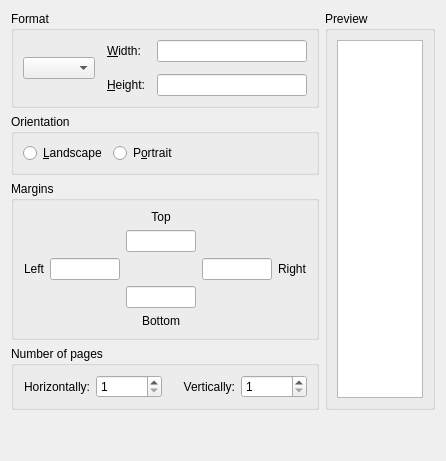
     <widget class="QWidget" name="tab1">
      <attribute name="title">
       <string>&amp;Paper</string>
      </attribute>
      <layout class="QVBoxLayout">
       <item>
        <layout class="QHBoxLayout" name="tab1Layout">
         <item>
          <layout class="QVBoxLayout" name="paperOptionsLayout">
           <item>
            <widget class="QGroupBox" name="formatGroupBox">
             <property name="title">
              <string>Format</string>
             </property>
             <layout class="QVBoxLayout">
              <item>
               <layout class="QHBoxLayout">
                <property name="spacing">
                 <number>12</number>
                </property>
                <item>
                 <widget class="QComboBox" name="cbPaperFormat"/>
                </item>
                <item>
                 <layout class="QGridLayout" name="gridLayout_3">
                  <property name="leftMargin">
                   <number>0</number>
                  </property>
                  <item row="0" column="2">
                   <widget class="QLineEdit" name="lePaperWidth"/>
                  </item>
                  <item row="1" column="0">
                   <widget class="QLabel" name="lPageHeight">
                    <property name="text">
                     <string>&amp;Height:</string>
                    </property>
                    <property name="wordWrap">
                     <bool>false</bool>
                    </property>
                    <property name="buddy">
                     <cstring>lePaperHeight</cstring>
                    </property>
                   </widget>
                  </item>
                  <item row="1" column="2">
                   <widget class="QLineEdit" name="lePaperHeight"/>
                  </item>
                  <item row="0" column="0">
                   <widget class="QLabel" name="lPageWidth">
                    <property name="text">
                     <string>&amp;Width:</string>
                    </property>
                    <property name="wordWrap">
                     <bool>false</bool>
                    </property>
                    <property name="buddy">
                     <cstring>lePaperWidth</cstring>
                    </property>
                   </widget>
                  </item>
                 </layout>
                </item>
               </layout>
              </item>
             </layout>
            </widget>
           </item>
           <item>
            <widget class="QGroupBox" name="orientGroupBox">
             <property name="title">
              <string>Orientation</string>
             </property>
             <layout class="QHBoxLayout" name="horizontalLayout_2">
              <item>
               <widget class="QRadioButton" name="rbLandscape">
                <property name="text">
                 <string>&amp;Landscape</string>
                </property>
               </widget>
              </item>
              <item>
               <widget class="QRadioButton" name="rbPortrait">
                <property name="text">
                 <string>P&amp;ortrait</string>
                </property>
               </widget>
              </item>
              <item>
               <spacer name="horizontalSpacer_2">
                <property name="orientation">
                 <enum>Qt::Horizontal</enum>
                </property>
                <property name="sizeHint" stdset="0">
                 <size>
                  <width>40</width>
                  <height>20</height>
                 </size>
                </property>
               </spacer>
              </item>
             </layout>
            </widget>
           </item>
           <item>
            <widget class="QGroupBox" name="marginsGroupBox">
             <property name="title">
              <string>Margins</string>
             </property>
             <layout class="QGridLayout" name="gridLayout_11">
              <item row="0" column="0">
               <layout class="QGridLayout" name="gridLayout_10">
                <item row="2" column="1">
                 <widget class="QLineEdit" name="leMarginLeft">
                  <property name="maximumSize">
                   <size>
                    <width>70</width>
                    <height>16777215</height>
                   </size>
                  </property>
                  <property name="toolTip">
                   <string>Left</string>
                  </property>
                 </widget>
                </item>
                <item row="3" column="2">
                 <widget class="QLineEdit" name="leMarginBottom">
                  <property name="maximumSize">
                   <size>
                    <width>70</width>
                    <height>16777215</height>
                   </size>
                  </property>
                  <property name="toolTip">
                   <string>Bottom</string>
                  </property>
                 </widget>
                </item>
                <item row="2" column="3">
                 <widget class="QLineEdit" name="leMarginRight">
                  <property name="maximumSize">
                   <size>
                    <width>70</width>
                    <height>16777215</height>
                   </size>
                  </property>
                  <property name="toolTip">
                   <string>Right</string>
                  </property>
                 </widget>
                </item>
                <item row="4" column="2">
                 <widget class="QLabel" name="label_10">
                  <property name="text">
                   <string>Bottom</string>
                  </property>
                  <property name="alignment">
                   <set>Qt::AlignCenter</set>
                  </property>
                 </widget>
                </item>
                <item row="0" column="2">
                 <widget class="QLabel" name="label_7">
                  <property name="text">
                   <string>Top</string>
                  </property>
                  <property name="alignment">
                   <set>Qt::AlignCenter</set>
                  </property>
                 </widget>
                </item>
                <item row="2" column="4">
                 <widget class="QLabel" name="label_9">
                  <property name="text">
                   <string>Right</string>
                  </property>
                 </widget>
                </item>
                <item row="2" column="0">
                 <widget class="QLabel" name="label_8">
                  <property name="text">
                   <string>Left</string>
                  </property>
                  <property name="alignment">
                   <set>Qt::AlignRight|Qt::AlignTrailing|Qt::AlignVCenter</set>
                  </property>
                 </widget>
                </item>
                <item row="1" column="2">
                 <widget class="QLineEdit" name="leMarginTop">
                  <property name="maximumSize">
                   <size>
                    <width>70</width>
                    <height>16777215</height>
                   </size>
                  </property>
                  <property name="toolTip">
                   <string>Top</string>
                  </property>
                 </widget>
                </item>
               </layout>
              </item>
             </layout>
            </widget>
           </item>
           <item>
            <widget class="QGroupBox" name="pagesNumGroupBox">
             <property name="title">
              <string>Number of pages</string>
             </property>
             <layout class="QHBoxLayout" name="pagesNumLayout">
              <item>
               <widget class="QLabel" name="lPagesNumH">
                <property name="text">
                 <string>Horizontally:</string>
                </property>
                <property name="alignment">
                 <set>Qt::AlignRight|Qt::AlignTrailing|Qt::AlignVCenter</set>
                </property>
               </widget>
              </item>
              <item>
               <widget class="QSpinBox" name="sbPagesNumH">
                <property name="minimum">
                 <number>1</number>
                </property>
               </widget>
              </item>
              <item>
               <widget class="QLabel" name="lPagesNumV">
                <property name="text">
                 <string>Vertically:</string>
                </property>
                <property name="alignment">
                 <set>Qt::AlignRight|Qt::AlignTrailing|Qt::AlignVCenter</set>
                </property>
               </widget>
              </item>
              <item>
               <widget class="QSpinBox" name="sbPagesNumV">
                <property name="minimum">
                 <number>1</number>
                </property>
               </widget>
              </item>
             </layout>
            </widget>
           </item>
          </layout>
         </item>
         <item>
          <widget class="QGroupBox" name="paperPreviewGroupBox">
           <property name="title">
            <string>Preview</string>
           </property>
           <layout class="QVBoxLayout" name="verticalLayout">
            <item>
             <widget class="QGraphicsView" name="gvPaperPreview">
              <property name="focusPolicy">
               <enum>Qt::NoFocus</enum>
              </property>
              <property name="verticalScrollBarPolicy">
               <enum>Qt::ScrollBarAlwaysOff</enum>
              </property>
              <property name="horizontalScrollBarPolicy">
               <enum>Qt::ScrollBarAlwaysOff</enum>
              </property>
              <property name="sizeAdjustPolicy">
               <enum>QAbstractScrollArea::AdjustToContents</enum>
              </property>
             </widget>
            </item>
           </layout>
          </widget>
         </item>
        </layout>
       </item>
       <item>
        <spacer name="verticalSpacer_2">
         <property name="orientation">
          <enum>Qt::Vertical</enum>
         </property>
         <property name="sizeHint" stdset="0">
          <size>
           <width>20</width>
           <height>40</height>
          </size>
         </property>
        </spacer>
       </item>
      </layout>
     </widget>
